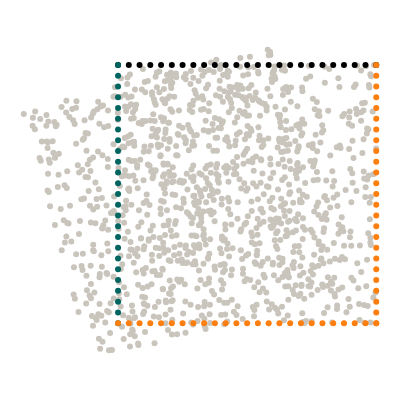

Notebook code cell kept with this figure:
### Markdown cell above
## Geometry

We want to model a quarter of a plate with an elliptical hole. The domain itself is represented by collocation points, the boundaries are represented by uniformly sampled points along the perimeter.

### Code cell
import torch
from torch.optim.lr_scheduler import StepLR
import numpy as np
from scipy.stats import qmc
from plotly.express.colors import sequential
import plotly.graph_objects as go
import plotly.figure_factory as ff
from tqdm import tqdm
import wandb
import matplotlib.pyplot as plt

torch.set_default_dtype(torch.float64)
from global_constants import  B0, EPS0, MU, LBD, RATIO


L = 1
# Number of collocation points
N = 25
#compression and stretch of the square , between  >0 and <1/2, 1/4 -> square
alpha = 1/4 * np.pi
#rotation of the rhombus -> 1/4 = sqaure 
beta = 1/4 * np.pi

# Epochs
epochs = 50
# Batch size
batch_size = 64
# Leanring rate
lr = 0.01 #normally 0.001
# Scheduler step width
scheduler_step = 150 #normally 2000
# Gamma factor of scheduler
scheduler_gamma = 0.5

# Number of hidden neurons
hn = 50

# Weight of PDE loss
W_PDE = 0.01
# Weight of Neumann loss
W_NEU = 0.1
# Weight of data losses
W_STRESS = 0.0
W_DISP = 0.0

#error in rotation function
# def rotation(angle, list):
#     t = list[:,1]/torch.absolute(list[:,1])*torch.arccos(((list[:,0]*1)+(list[:,1]*0))/(torch.sqrt((list[:,0]**2+list[:,1]**2)*(1+0))))
#     x_rot = torch.sqrt(list[:,0]**+2 + list[:,1]**2) * torch.cos(t+angle)
#     y_rot =torch.sqrt(list[:,0]**+2 + list[:,1]**2) * torch.sin(t+angle)
#     return torch.column_stack([x_rot,y_rot])


def point_rotation(theta, p):
    # Use the x and y rotation formulas to rotate around the origin    
    p_rot_x = (p[:,0]*np.cos(theta)-p[:,1]*np.sin(theta))
    p_rot_y = (p[:,0]*np.sin(theta)+ p[:,1]*np.cos(theta))
    return np.column_stack([p_rot_x, p_rot_y])

def torch_point_rotation(theta, p):
    # Use the x and y rotation formulas to rotate around the origin    
    p_rot_x = (p[:,0]*torch.cos(theta)-p[:,1]*torch.sin(theta))
    p_rot_y = (p[:,0]*torch.sin(theta)+ p[:,1]*torch.cos(theta))
    return torch.column_stack([p_rot_x, p_rot_y])
    

#rak = rotation(beta, ((5,5),(4,4)))


# Create collocation points
points = 2*L * qmc.LatinHypercube(d=2).random(4*N**2)
mask_right_top = np.tan(alpha)*(-points[:, 0]+(1/np.tan(alpha)*3*L*np.sin(alpha))) >= points[:,1]
mask_left_top = np.tan(alpha)*(points[mask_right_top][:, 0]+(1/np.tan(alpha)*L*np.sin(alpha))) >= points[mask_right_top][:, 1]
mask_right_bottom = np.tan(alpha)*(points[mask_right_top][mask_left_top][:, 0] - (1/np.tan(alpha)*L*np.sin(alpha))) <= points[mask_right_top][mask_left_top][:,1]
mask_left_bottom = np.tan(alpha)*(-points[mask_right_top][mask_left_top][mask_right_bottom][:, 0] + (1/np.tan(alpha)*L*np.sin(alpha))) <= points[mask_right_top][mask_left_top][mask_right_bottom][:,1]
collocation = torch.tensor(point_rotation(beta, points[mask_right_top][mask_left_top][mask_right_bottom][mask_left_bottom]), requires_grad=True).double()

# Boundary points
left_x_top = torch.linspace(0, L*np.cos(alpha), N, requires_grad=True).double()
left_y_top = torch.linspace(L*np.sin(alpha), 2*L*np.sin(alpha), N, requires_grad=True).double()
left_top = torch.column_stack([left_x_top, left_y_top]).double()
left_top = torch_point_rotation(torch.tensor(beta), left_top)


left_x_bottom = torch.linspace(0, L*np.cos(alpha), N).double()
left_y_bottom = torch.linspace(L*np.sin(alpha), 0, N, requires_grad=True).double()
left_bottom = torch.column_stack([left_x_bottom, left_y_bottom]).double()
left_bottom = torch_point_rotation(torch.tensor(beta), left_bottom)

right_x_top = torch.linspace(L*np.cos(alpha), 2*L*np.cos(alpha), N, requires_grad=True).double()
right_y_top = torch.linspace(2*L*np.sin(alpha), L*np.sin(alpha), N, requires_grad=True).double()
right_top = torch.column_stack([right_x_top, right_y_top]).double()
right_top = torch_point_rotation(torch.tensor(beta), right_top)

right_x_bottom = torch.linspace(L*np.cos(alpha), 2*L*np.cos(alpha), N, requires_grad=True).double()
right_y_bottom = torch.linspace(0, L*np.sin(alpha), N, requires_grad=True).double()
right_bottom = torch.column_stack([right_x_bottom, right_y_bottom]).double()
right_bottom = torch_point_rotation(torch.tensor(beta), right_bottom)


# Visualize geometry
with torch.no_grad():
    mode = "markers"
    gray = dict(color="#C9C5BC")
    green = dict(color="#006561")
    black = dict(color="black")
    orange = dict(color="#ff7f0e")
    fig = go.Figure()
    fig.add_trace(go.Scatter(x=collocation[:, 0], y=collocation[:, 1], mode=mode, marker=gray))
    fig.add_trace(go.Scatter(x=right_top[:, 0], y=right_top[:, 1], mode=mode, marker=black))
    fig.add_trace(go.Scatter(x=right_bottom[:, 0], y=right_bottom[:, 1], mode=mode, marker=orange))
    fig.add_trace(go.Scatter(x=left_top[:, 0], y=left_top[:, 1], mode=mode, marker=green))
    fig.add_trace(go.Scatter(x=left_bottom[:, 0], y=left_bottom[:, 1], mode=mode, marker=orange))
    fig.layout.yaxis.scaleanchor = "x"
    fig.update_layout(
        template="none",
        width=400,
        height=400,
        margin=dict(l=0, r=0, b=0, t=0),
        showlegend=False,
    )
    fig.update_xaxes(visible=False)
    fig.update_yaxes(visible=False)
    fig.show()

### Figure 1 — Plotly figure (JSON) as saved in the notebook; plotly's stock layout.template omitted (floating-point values rounded to 4 significant figures; data arrays with more than 128 entries replaced by an {"elided": "..."} marker saying what was removed)
{"data": [{"marker": {"color": "#C9C5BC"}, "mode": "markers", "type": "scatter", "x": {"elided": "613 float values"}, "y": {"elided": "613 float values"}}, {"marker": {"color": "#C9C5BC"}, "mode": "markers", "type": "scatter", "x": {"elided": "615 float values"}, "y": {"elided": "615 float values"}}, {"marker": {"color": "black"}, "mode": "markers", "type": "scatter", "x": [-0.5, -0.4583, -0.4167, -0.375, -0.3333, -0.2917, -0.25, -0.2083, -0.1667, -0.125, -0.08333, -0.04167, 1.11e-16, 0.04167, 0.08333, 0.125, 0.1667, 0.2083, 0.25, 0.2917, 0.3333, 0.375, 0.4167, 0.4583, 0.5], "y": [1.5, 1.5, 1.5, 1.5, 1.5, 1.5, 1.5, 1.5, 1.5, 1.5, 1.5, 1.5, 1.5, 1.5, 1.5, 1.5, 1.5, 1.5, 1.5, 1.5, 1.5, 1.5, 1.5, 1.5, 1.5]}, {"marker": {"color": "#ff7f0e"}, "mode": "markers", "type": "scatter", "x": [0.5, 0.5, 0.5, 0.5, 0.5, 0.5, 0.5, 0.5, 0.5, 0.5, 0.5, 0.5, 0.5, 0.5, 0.5, 0.5, 0.5, 0.5, 0.5, 0.5, 0.5, 0.5, 0.5, 0.5, 0.5], "y": [0.5, 0.5417, 0.5833, 0.625, 0.6667, 0.7083, 0.75, 0.7917, 0.8333, 0.875, 0.9167, 0.9583, 1, 1.042, 1.083, 1.125, 1.167, 1.208, 1.25, 1.292, 1.333, 1.375, 1.417, 1.458, 1.5]}, {"marker": {"color": "#006561"}, "mode": "markers", "type": "scatter", "x": [-0.5, -0.5, -0.5, -0.5, -0.5, -0.5, -0.5, -0.5, -0.5, -0.5, -0.5, -0.5, -0.5, -0.5, -0.5, -0.5, -0.5, -0.5, -0.5, -0.5, -0.5, -0.5, -0.5, -0.5, -0.5], "y": [0.5, 0.5417, 0.5833, 0.625, 0.6667, 0.7083, 0.75, 0.7917, 0.8333, 0.875, 0.9167, 0.9583, 1, 1.042, 1.083, 1.125, 1.167, 1.208, 1.25, 1.292, 1.333, 1.375, 1.417, 1.458, 1.5]}, {"marker": {"color": "#ff7f0e"}, "mode": "markers", "type": "scatter", "x": [-0.5, -0.4583, -0.4167, -0.375, -0.3333, -0.2917, -0.25, -0.2083, -0.1667, -0.125, -0.08333, -0.04167, 5.551e-17, 0.04167, 0.08333, 0.125, 0.1667, 0.2083, 0.25, 0.2917, 0.3333, 0.375, 0.4167, 0.4583, 0.5], "y": [0.5, 0.5, 0.5, 0.5, 0.5, 0.5, 0.5, 0.5, 0.5, 0.5, 0.5, 0.5, 0.5, 0.5, 0.5, 0.5, 0.5, 0.5, 0.5, 0.5, 0.5, 0.5, 0.5, 0.5, 0.5]}], "layout": {"height": 400, "margin": {"b": 0, "l": 0, "r": 0, "t": 0}, "showlegend": false, "width": 400, "xaxis": {"visible": false}, "yaxis": {"scaleanchor": "x", "visible": false}}}
